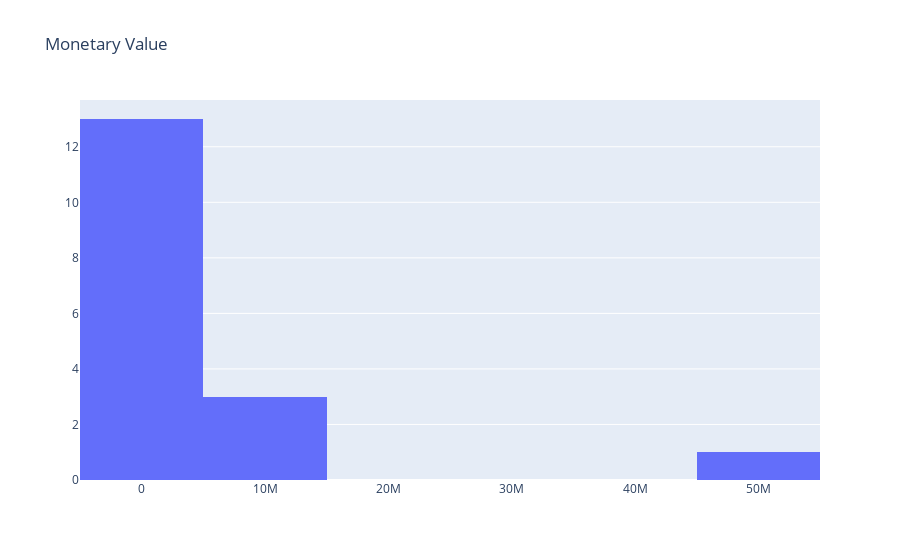

Notebook code cell kept with this figure:
### Code cell
#plot the histogram
plot_data = [
    go.Histogram(
        x=campaign['revenue_local']
    )
]

plot_layout = go.Layout(
        title='Monetary Value'
    )
fig = go.Figure(data=plot_data, layout=plot_layout)
pyoff.iplot(fig)

### Figure 1 — Plotly figure (JSON) as saved in the notebook; plotly's stock layout.template omitted (floating-point values rounded to 4 significant figures)
{"data": [{"type": "histogram", "x": [51470000.0, 8750000.0, 2042386, 1789000.0, 6004000.0, 1500988, 2280851, 2731951, 174310, 23288, 145865, 190717, 1004000.0, 364131, 36016, 6413000.0, 4896000.0]}], "layout": {"title": {"text": "Monetary Value"}}}
